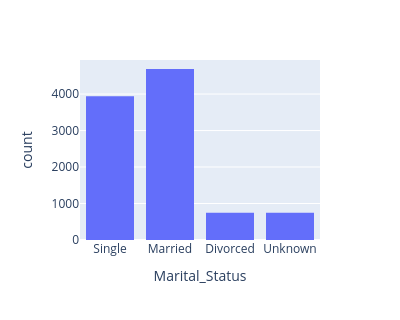

Notebook code for this chart:
### Markdown cell above
While a histogram is per definition used for numerical data, we can use the ```histogram()``` function for bar charts with the count on the y axis as above. The syntax does not change, we simply substitute ```histogram``` for ```bar```./
The result will differ slightly, as ```histogram()``` will order the bars by descending count. To create the same graphic as before, we can use the ```update_xaxes()``` method. Note that this method can be chained to the initial call in the first line of the following cell. For better readability however, it is recommended to call the method in a new line. 

The method's argument to reorder the bars is *categoryorder*, which takes a string as input:
- 'total de-/ascending': order bars according to their height

- 'category de-/ascending': order bars alphanumerically by their name

- 'array': ordered according to the additional *categoryarray* argument, which allows custom ordering

It has several other arguments, for example to change the axis to logarithmic.

### Code cell
fig = px.histogram(credit_cards, x='Marital_Status', width=400, height=320)
fig.update_xaxes(categoryorder='array', categoryarray=['Single', 'Married', 'Divorced', 'Unknown'])
fig.show()

### Figure 1 — Plotly figure (JSON) as saved in the notebook; plotly's stock layout.template omitted (floating-point values rounded to 4 significant figures; data arrays with more than 128 entries replaced by an {"elided": "..."} marker saying what was removed)
{"data": [{"alignmentgroup": "True", "bingroup": "x", "hovertemplate": "Marital_Status=%{x}<br>count=%{y}<extra></extra>", "legendgroup": "", "marker": {"color": "#636efa", "pattern": {"shape": ""}}, "name": "", "offsetgroup": "", "orientation": "v", "showlegend": false, "type": "histogram", "x": {"elided": "10127 str values"}, "xaxis": "x", "yaxis": "y"}], "layout": {"barmode": "relative", "height": 320, "legend": {"tracegroupgap": 0}, "margin": {"t": 60}, "width": 400, "xaxis": {"anchor": "y", "categoryarray": ["Single", "Married", "Divorced", "Unknown"], "categoryorder": "array", "domain": [0, 1], "title": {"text": "Marital_Status"}}, "yaxis": {"anchor": "x", "domain": [0, 1], "title": {"text": "count"}}}}
